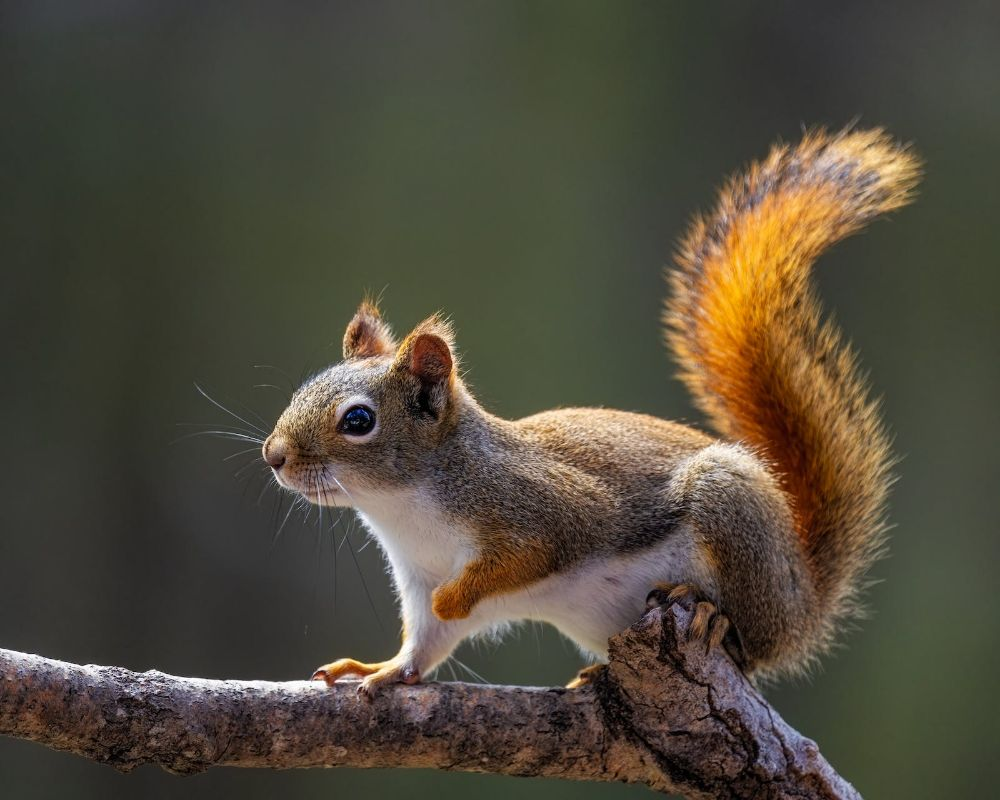
#> input picture image.jpg, 1000 x 800 px
$ python lab1.py
#> lines starting #> are read from the running program, lines starting #| are printed output that depends on the picture

import cv2
import matplotlib.pyplot as plt
import numpy as np

img = cv2.imread("image.jpg", 0)
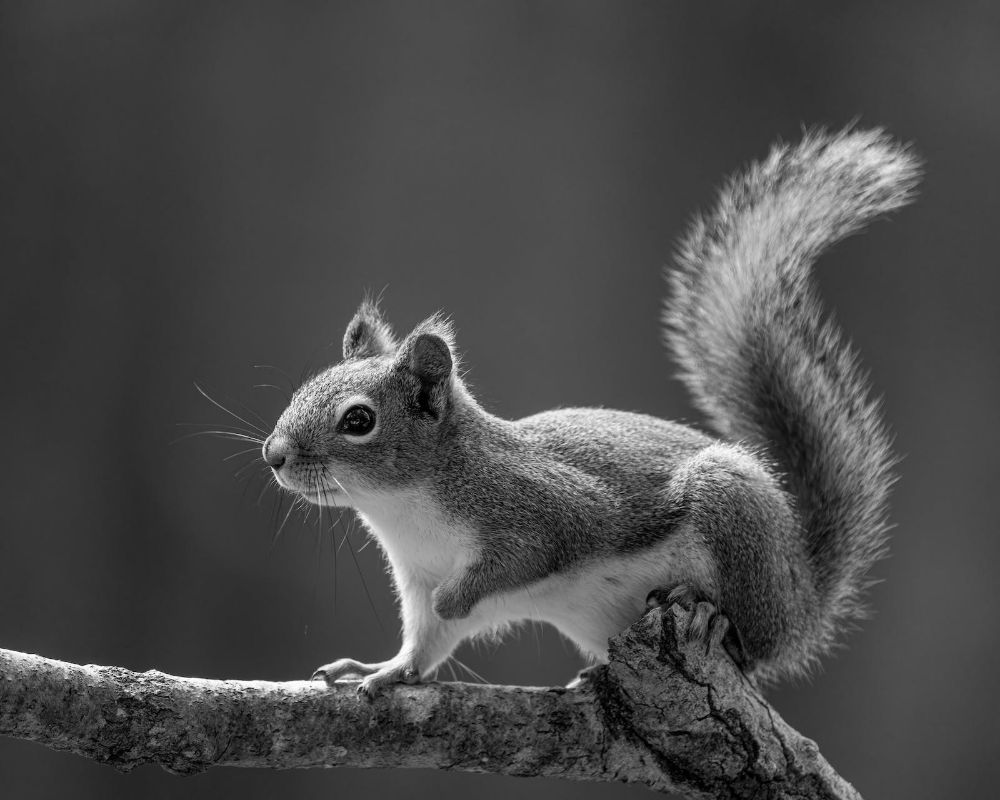
#> img: shape (800, 1000); min 0, max 255, mean 74.3

plt.figure(figsize=(10, 7))

# Original Image
plt.subplot(2, 2, 1)
plt.imshow(img, cmap='gray')
plt.title("Original Image")
plt.axis("off")

# Histogram
plt.subplot(2, 2, 2)
plt.hist(img.ravel(), 256, [0, 256])
plt.title("Histogram")

# Low Pass Filter
low = np.ones((3, 3)) / 9
low_img = cv2.filter2D(img, -1, low)

plt.subplot(2, 2, 3)
plt.imshow(low_img, cmap='gray')
plt.title("Low Pass Filter")
plt.axis("off")

# High Pass Filter
high = np.array([[-1, -1, -1],
                 [-1,  9, -1],
                 [-1, -1, -1]])

high_img = cv2.filter2D(img, -1, high)
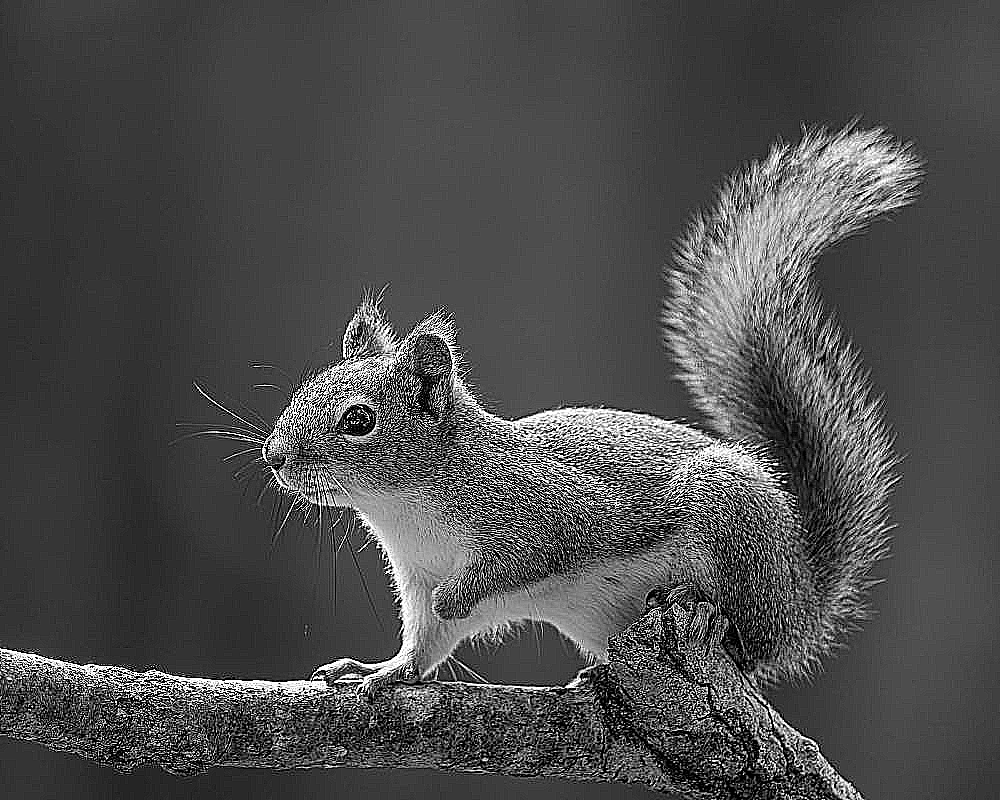
#> high_img: shape (800, 1000); min 0, max 255, mean 76.7

plt.subplot(2, 2, 4)
plt.imshow(high_img, cmap='gray')
plt.title("High Pass Filter")
plt.axis("off")

plt.tight_layout(pad=3)
plt.show()
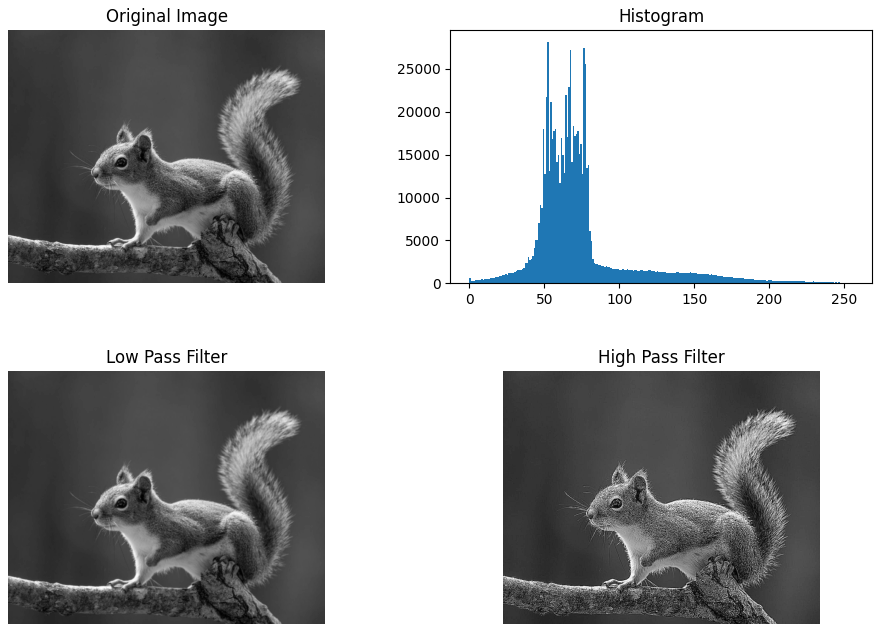
#> figure drawn by matplotlib, 4 panels; panel 2: tallest bar 28140 high, from x = 52 to 53
